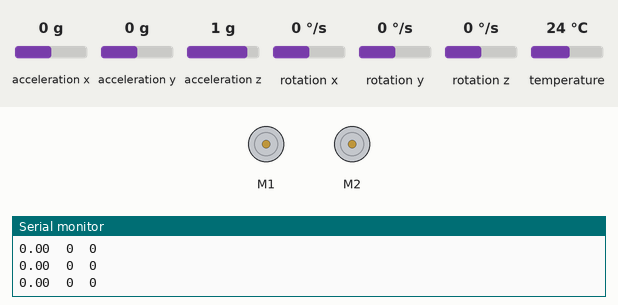
Simulated run of this sketch. Board: Arduino Uno, built with avr-gcc and run on an emulated ATmega328P. Shown: 2 × DC motor (green arrow = forward, orange = backward, longer = faster), the last lines printed to the serial monitor. The inputs (shaded band) are chosen by the test bench; at power-on: acceleration x 0 g, acceleration y 0 g, acceleration z 1 g, rotation x 0 °/s, rotation y 0 °/s, rotation z 0 °/s, temperature 24 °C.

Above: at 1.2 s.
1.3 s: acceleration x set to -0.8 g
At 2.1 s:
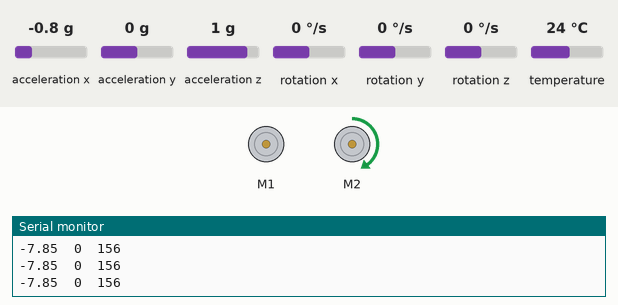
2.8 s: acceleration x set to -1.4 g
At 3.3 s:
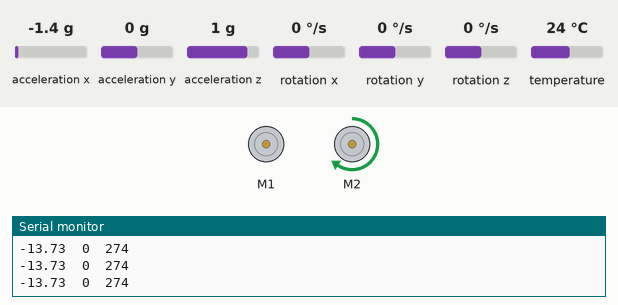
4.3 s: acceleration x set to 0.8 g
At 5.5 s:
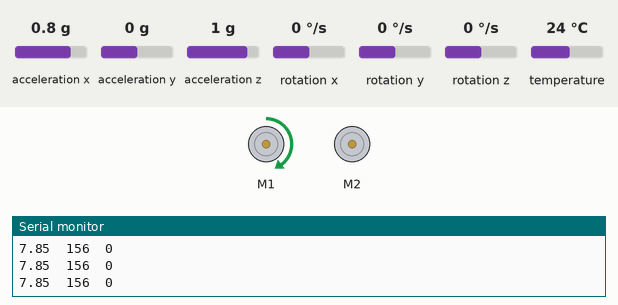
5.8 s: acceleration x set to 1.4 g
At 6.7 s:
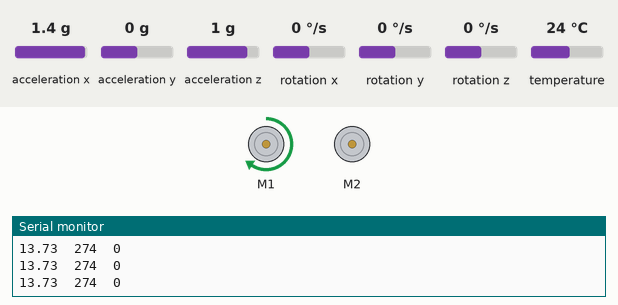
7.3 s: acceleration x set to 0 g
At 8.0 s:
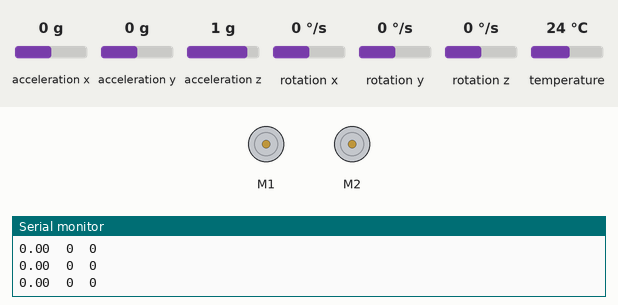
Timing chart, 0 to 9.8 s (numbered marks = the images above; inputs shaded):
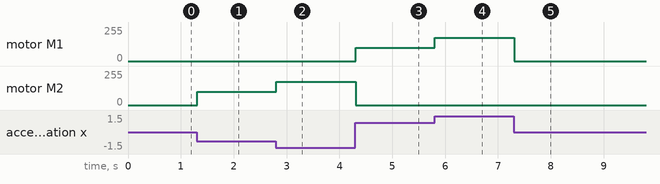

Measured:
- after the input at 1.3 s, motor M2: stopped → forward 99/255 at once
- after the input at 2.8 s, motor M2: forward 99/255 → forward 174/255 at once
- after the input at 4.3 s, motor M1: stopped → forward 99/255 at once; motor M2: forward 174/255 → stopped at once
- after the input at 5.8 s, motor M1: forward 99/255 → forward 174/255 at once
- after the input at 7.3 s, motor M1: forward 174/255 → stopped at once

The sketch:

ProportionalControlForTiltSpeed7_18.ino
```cpp
#include "DualG2HighPowerMotorShield.h"
#include <Adafruit_MPU6050.h>
#include <MPU6050.h>

DualG2HighPowerMotorShield18v22 md;
Adafruit_MPU6050 mpu;
MPU6050 mpu2;

volatile float rotPosX; //will store position of the MPU

//speed for the motors
int m1_speed = 0; //default back to stop!
int m2_speed = 0;

int motor_stop = 0;

int max_speed = 200;
int max_rot = 10;
volatile int m_var_speed;

float angleSensitive = 0.5; //tolerance.

void Adjust() {
  //determine speed by tilt
  m_var_speed = (max_speed / max_rot) * rotPosX;

  //sends speeds to motors
  if (rotPosX > angleSensitive) {
    m1_speed = m_var_speed;
    m2_speed = motor_stop;
  } else if (rotPosX < angleSensitive) {
    m1_speed = motor_stop;
    m2_speed = - m_var_speed;
  }
}


void setup() {
  Serial.begin(115200);

  mpu.begin();
  mpu2.setXAccelOffset(840);

  md.init();
  md.calibrateCurrentOffsets();

}

void loop() {
  //turn on and set up motors
  md.enableDrivers();
  delay(1);  // The drivers require a maximum of 1ms to elapse when brought out of sleep mode.
  //motor1
  md.setM1Speed(m1_speed);
  stopIfFault();
  //motor2
  md.setM2Speed(m2_speed);
  stopIfFault();

  sensors_event_t a, g, temp; //a=rotational Position, g=gyro, temp -- reading from 6-way accel/gyro sensor
  mpu.getEvent(&a, &g, &temp);

  rotPosX = a.acceleration.x; //grabs value from mpu

  if (abs(rotPosX) > angleSensitive) {
    Adjust();
  }
  else {
    m1_speed = motor_stop;
    m2_speed = motor_stop;
  }

  Serial.print(rotPosX);
  Serial.print("\t");
  Serial.print(m1_speed);
  Serial.print("\t");
  Serial.println(m2_speed);
}

// make everything stop moving if power to one of the motors is disrupted
void stopIfFault() {
  if (md.getM1Fault())
  {
    md.disableDrivers();
	delay(1);
    //Serial.println("M1 fault");
    while (1);
  }
  if (md.getM2Fault())
  {
    md.disableDrivers();
	delay(1);
    //Serial.println("M2 fault");
    while (1);
  }
}
```
